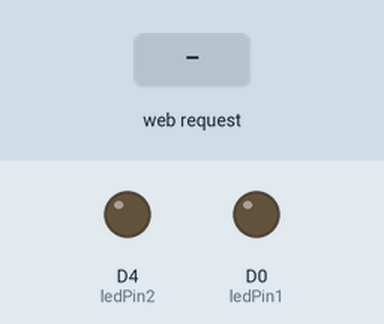
The sketch below on a simulated ESP8266 (NodeMCU). Shown: output pins drawn as LEDs (lit = HIGH). The test bench sets the inputs (shaded band). WiFi joins after 1.5 s; servers stay silent unless stated; what the sketch prints to the serial monitor is not drawn.

Above: at 2.7 s.
2.8 s: HTTP request GET /D0LED=ON received
At 3.3 s:
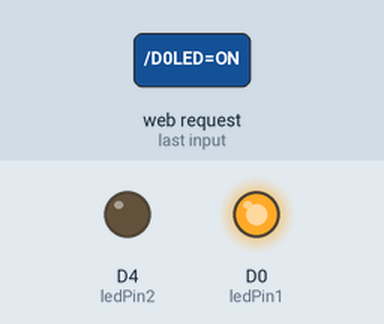
4.3 s: HTTP request GET /D4LED=ON received
At 5.5 s:
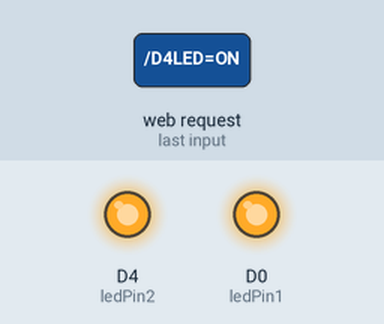
5.8 s: HTTP request GET /D0LED=OFF received
At 6.8 s:
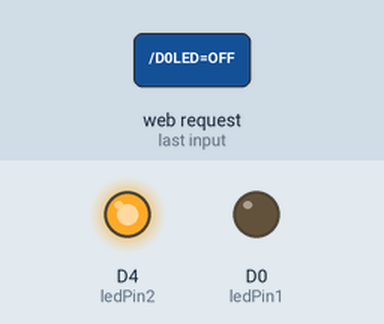
7.3 s: HTTP request GET /D4LED=OFF received
At 8.0 s:
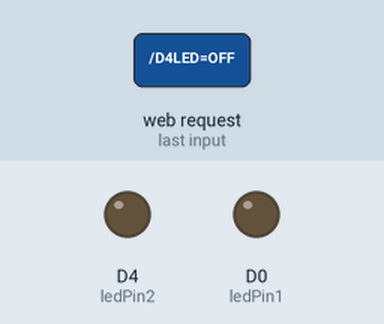
Timing chart, 0 to 9.8 s (numbered marks = the images above; inputs shaded):
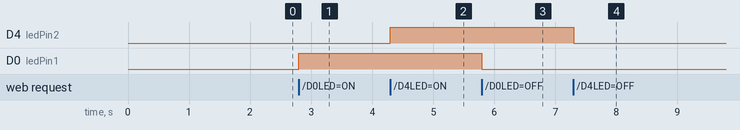

Measured:
- after the input at 2.8 s, D0 (ledPin1): LOW → HIGH at once
- after the input at 4.3 s, D4 (ledPin2): LOW → HIGH at once
- after the input at 5.8 s, D0 (ledPin1): HIGH → LOW at once
- after the input at 7.3 s, D4 (ledPin2): HIGH → LOW at once

The sketch:

m2.ino
```cpp
#include <ESP8266WiFi.h>

const char* ssid = "mitesh";
const char* password = "12345678";

int ledPin1 = D0;
int ledPin2 = D4;
WiFiServer server(80);

void setup() {
  Serial.begin(115200);
  delay(10);

  pinMode(ledPin1, OUTPUT);
  digitalWrite(ledPin1, LOW);

  pinMode(ledPin2, OUTPUT);
  digitalWrite(ledPin2, LOW);

  // Connect to WiFi network
  Serial.println();
  Serial.println();
  Serial.print("Connecting to ");
  Serial.println(ssid);

  WiFi.begin(ssid, password);

  while (WiFi.status() != WL_CONNECTED) {
    delay(500);
    Serial.print(".");
  }
  Serial.println("");
  Serial.println("WiFi connected");

  // Start the server
  server.begin();
  Serial.println("Server started");

  // Print the IP address
  Serial.print("Use this URL to connect: ");
  Serial.print("http://");
  Serial.print(WiFi.localIP());
  Serial.println("/");

}

void loop() {
  // Check if a client has connected
  WiFiClient client = server.available();
  if (!client) {
    return;
  }

  // Wait until the client sends some data
  Serial.println("new client");
  while(!client.available()){
    delay(1);
  }

  // Read the first line of the request
  String request = client.readStringUntil('\r');
  Serial.println(request);
  client.flush();

  // Match the request

  int value = LOW;
  if (request.indexOf("/D0LED=ON") != -1)  {
    digitalWrite(ledPin1, HIGH);
  }
  if (request.indexOf("/D0LED=OFF") != -1)  {
    digitalWrite(ledPin1, LOW);
  }

  if (request.indexOf("/D4LED=ON") != -1)  {
    digitalWrite(ledPin2, HIGH);
  }
  if (request.indexOf("/D4LED=OFF") != -1)  {
    digitalWrite(ledPin2, LOW);
  }

// Set ledPin according to the request
//digitalWrite(ledPin, value);

  // Return the response
  client.println("HTTP/1.1 200 OK");
  client.println("Content-Type: text/html");
  client.println(""); //  do not forget this one
  client.println("<!DOCTYPE HTML>");
  client.println("<html>");


  client.println("<br><br>");
  client.println("<a href=\"/D0LED=ON\"\"><button>D0 Turn On </button></a>");
  client.println("<a href=\"/D0LED=OFF\"\"><button>D0 Turn Off </button></a>");
  client.println("<a href=\"/D4LED=ON\"\"><button>D4 Turn On </button></a>");
  client.println("<a href=\"/D4LED=OFF\"\"><button>D4Turn Off </button></a>");

  client.println("</html>");

  delay(1);
  Serial.println("Client disonnected");
  Serial.println("");

}
```
